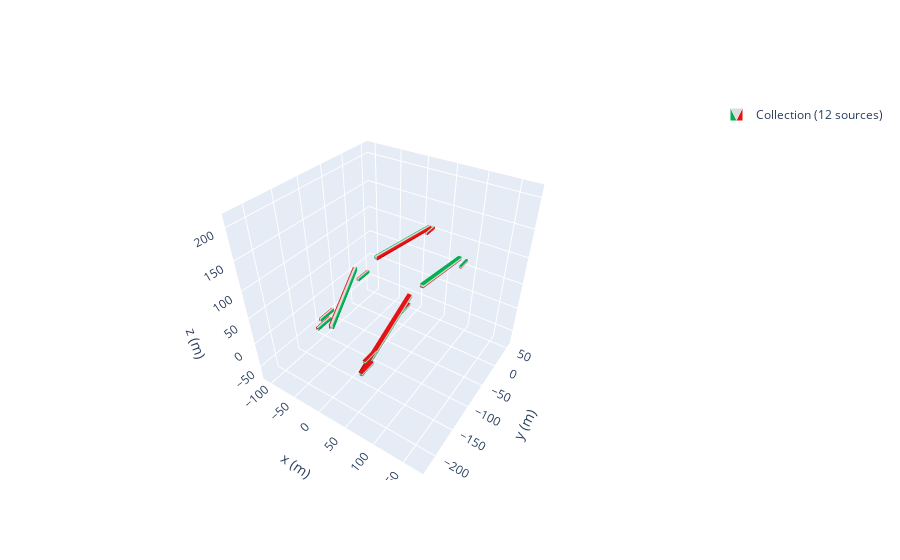

Notebook cell for this chart:
### Code cell
magpy.show(zeeman_prof,zeeman_prof.rotate_from_angax(k, 'y'))
